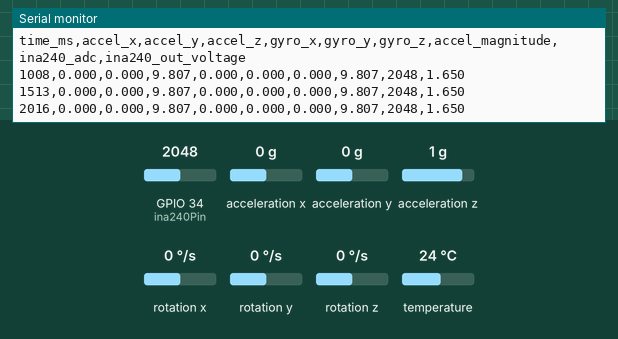
Simulated run of this sketch. Board: ESP32. Parts: the last lines printed to the serial monitor. The inputs (shaded band) are chosen by the test bench; at power-on: acceleration x 0 g, GPIO 34 (ina240Pin) = 2048, acceleration y 0 g, acceleration z 1 g, rotation x 0 °/s, rotation y 0 °/s, rotation z 0 °/s, temperature 24 °C (analog values on the 0–4095 scale).

Above: at 2.2 s.
2.3 s: acceleration x set to -1.4 g
At 2.9 s:
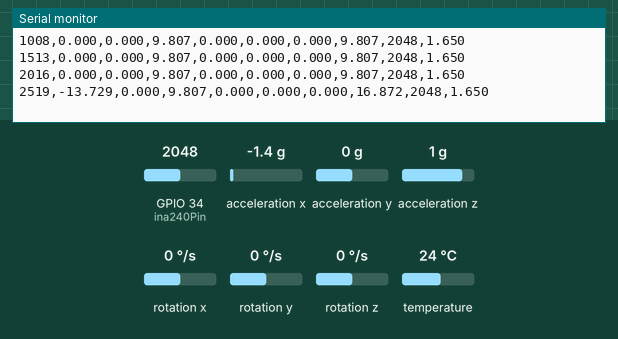
3.8 s: GPIO 34 (ina240Pin) set to 2866
At 4.4 s:
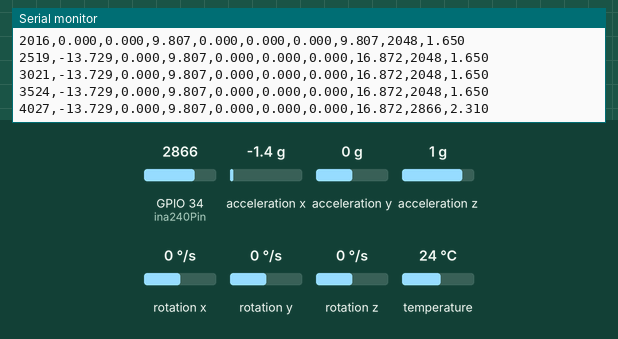
5.3 s: acceleration y set to -1.4 g
At 5.9 s:
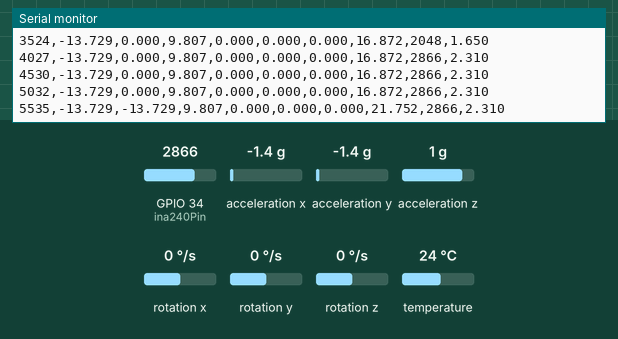
6.8 s: acceleration z set to -1.4 g
At 7.5 s:
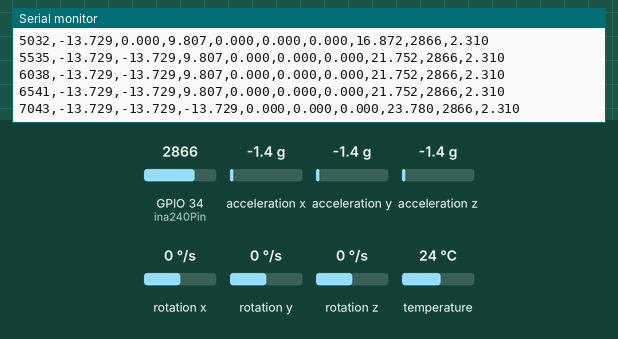
8.3 s: GPIO 34 (ina240Pin) set to 3972
At 9.0 s:
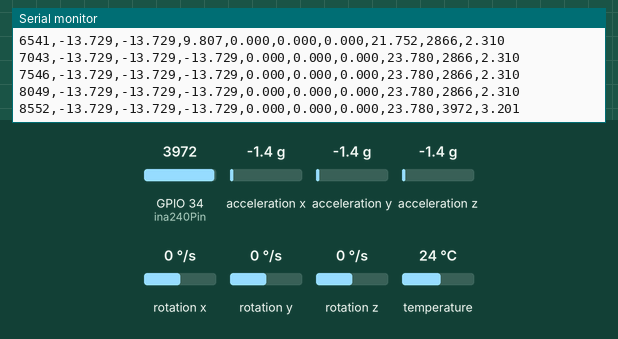
9.8 s: rotation x set to -192 °/s
At 10.5 s:
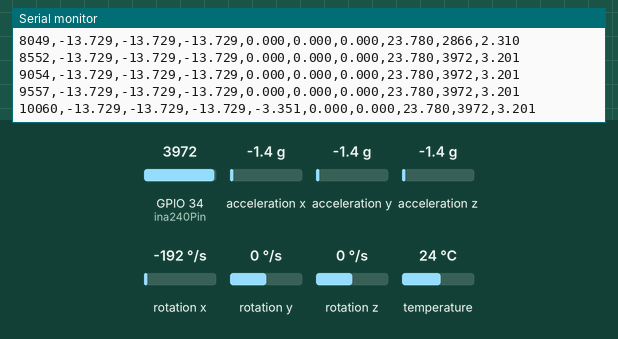
Timing chart, 0 to 12.3 s (numbered marks = the images above; inputs shaded):
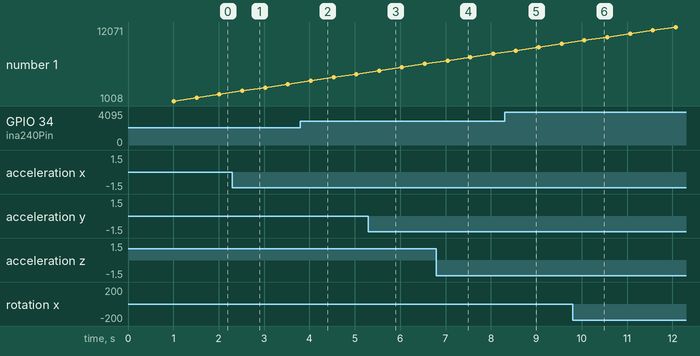

Measured:
- after the input at 2.3 s, the serial monitor: prints a new line after 0.22 s (image 1)
- after the input at 3.8 s, the serial monitor: prints a new line after 0.23 s (image 2)
- after the input at 5.3 s, the serial monitor: prints a new line after 0.24 s (image 3)
- after the input at 6.8 s, the serial monitor: prints a new line after 0.24 s (image 4)
- after the input at 8.3 s, the serial monitor: prints a new line after 0.25 s (image 5)
- after the input at 9.8 s, the serial monitor: prints a new line after 0.26 s (image 6)

The sketch:

integrated_mpu6050_ina240_telemetry.ino
```cpp
#include <Wire.h>
#include <Adafruit_MPU6050.h>
#include <Adafruit_Sensor.h>
#include <math.h>

Adafruit_MPU6050 mpu;

const int ina240Pin = 34;

void setup() {
  Serial.begin(115200);
  delay(1000);

  // ESP32 ADC setting
  analogReadResolution(12); // 0-4095

  // I2C for MPU6050
  Wire.begin(21, 22); // SDA = GPIO21, SCL = GPIO22

  if (!mpu.begin()) {
    Serial.println("MPU6050 not found");

    while (1) {
      delay(10);
    }
  }

  mpu.setAccelerometerRange(MPU6050_RANGE_8_G);
  mpu.setGyroRange(MPU6050_RANGE_500_DEG);
  mpu.setFilterBandwidth(MPU6050_BAND_21_HZ);

  Serial.println("Integrated telemetry system ready");
  Serial.println("time_ms,accel_x,accel_y,accel_z,gyro_x,gyro_y,gyro_z,accel_magnitude,ina240_adc,ina240_out_voltage");
}

void loop() {
  sensors_event_t accel, gyro, temp;
  mpu.getEvent(&accel, &gyro, &temp);

  float ax = accel.acceleration.x;
  float ay = accel.acceleration.y;
  float az = accel.acceleration.z;

  float gx = gyro.gyro.x;
  float gy = gyro.gyro.y;
  float gz = gyro.gyro.z;

  float accelMagnitude = sqrt(ax * ax + ay * ay + az * az);

  int inaAdc = analogRead(ina240Pin);
  float inaVoltage = inaAdc * 3.3 / 4095.0;

  Serial.print(millis());
  Serial.print(",");

  Serial.print(ax, 3);
  Serial.print(",");
  Serial.print(ay, 3);
  Serial.print(",");
  Serial.print(az, 3);
  Serial.print(",");

  Serial.print(gx, 3);
  Serial.print(",");
  Serial.print(gy, 3);
  Serial.print(",");
  Serial.print(gz, 3);
  Serial.print(",");

  Serial.print(accelMagnitude, 3);
  Serial.print(",");
  Serial.print(inaAdc);
  Serial.print(",");
  Serial.println(inaVoltage, 3);

  delay(500);
}
```
